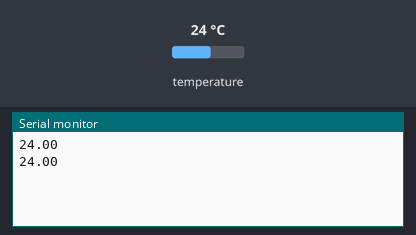
Simulated run of this sketch. Board: Arduino Uno, built with avr-gcc and run on an emulated ATmega328P. Shown: the last lines printed to the serial monitor. The inputs (shaded band) are chosen by the test bench; at power-on: temperature 24 °C.

Above: at 3.3 s.
3.4 s: temperature set to 12 °C
At 5.5 s:
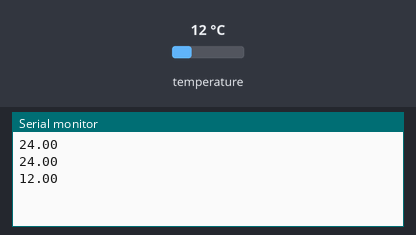
5.9 s: temperature set to 19 °C
At 6.8 s:
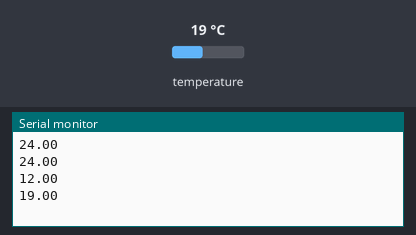
Timing chart, 0 to 8.9 s (numbered marks = the images above; inputs shaded):
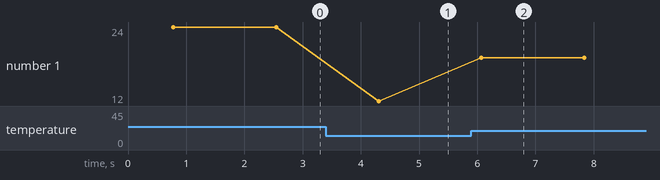

The sketch:

DS18B20.ino
```cpp
#include <OneWire.h>
#include <DallasTemperature.h>
#define ONE_WIRE_BUS 5

OneWire oneWire(ONE_WIRE_BUS);
DallasTemperature sensors(&oneWire);
void setup(void)
{
sensors.begin();
Serial.begin(9600);
}
void loop(void)
{
sensors.requestTemperatures();
float T = sensors.getTempCByIndex(0);
Serial.println(T);
delay(1000);
}
```

Measured:
- after the input at 3.4 s, the serial monitor: prints a new line after 0.91 s (image 1)
- after the input at 5.9 s, the serial monitor: prints a new line after 0.17 s (image 2)
- plotted number 1: 24 → 12 after the input at 3.4 s, 12 → 19 after the input at 5.9 s
